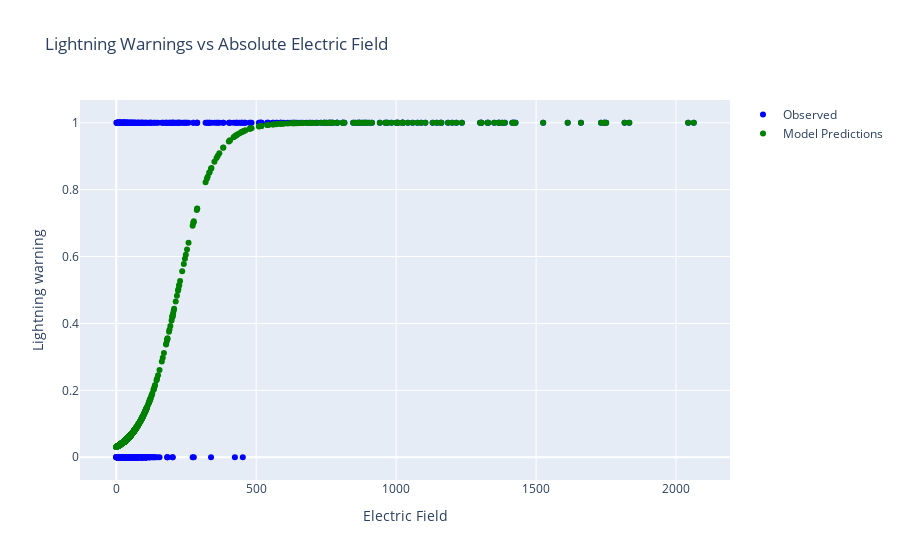

Source (notebook cell):
### Code cell
import plotly.graph_objects as go

fig = go.Figure()
fig.add_trace(go.Scatter(x=predictions_df['Abs_Efield'], y=predictions_df['Lightning_Warnings'],
                         mode='markers', name='Observed', marker={'color':'blue'}))

fig.add_trace(go.Scatter(x=predictions_df['Abs_Efield'], y=predictions_df['Sk Learn Probability'],
                         mode='markers', name='Model Predictions', marker={'color':'green'}))

fig.update_layout(
    title="Lightning Warnings vs Absolute Electric Field",
    xaxis_title="Electric Field",
    yaxis_title="Lightning warning"
)

fig.show()

### Figure 1 — Plotly figure (JSON) as saved in the notebook; plotly's stock layout.template omitted (floating-point values rounded to 4 significant figures; data arrays with more than 128 entries replaced by an {"elided": "..."} marker saying what was removed)
{"data": [{"marker": {"color": "blue"}, "mode": "markers", "name": "Observed", "type": "scatter", "x": {"elided": "2286 float values"}, "y": {"elided": "2286 int values"}}, {"marker": {"color": "green"}, "mode": "markers", "name": "Model Predictions", "type": "scatter", "x": {"elided": "2286 float values"}, "y": {"elided": "2286 float values"}}], "layout": {"title": {"text": "Lightning Warnings vs Absolute Electric Field"}, "xaxis": {"title": {"text": "Electric Field"}}, "yaxis": {"title": {"text": "Lightning warning"}}}}
